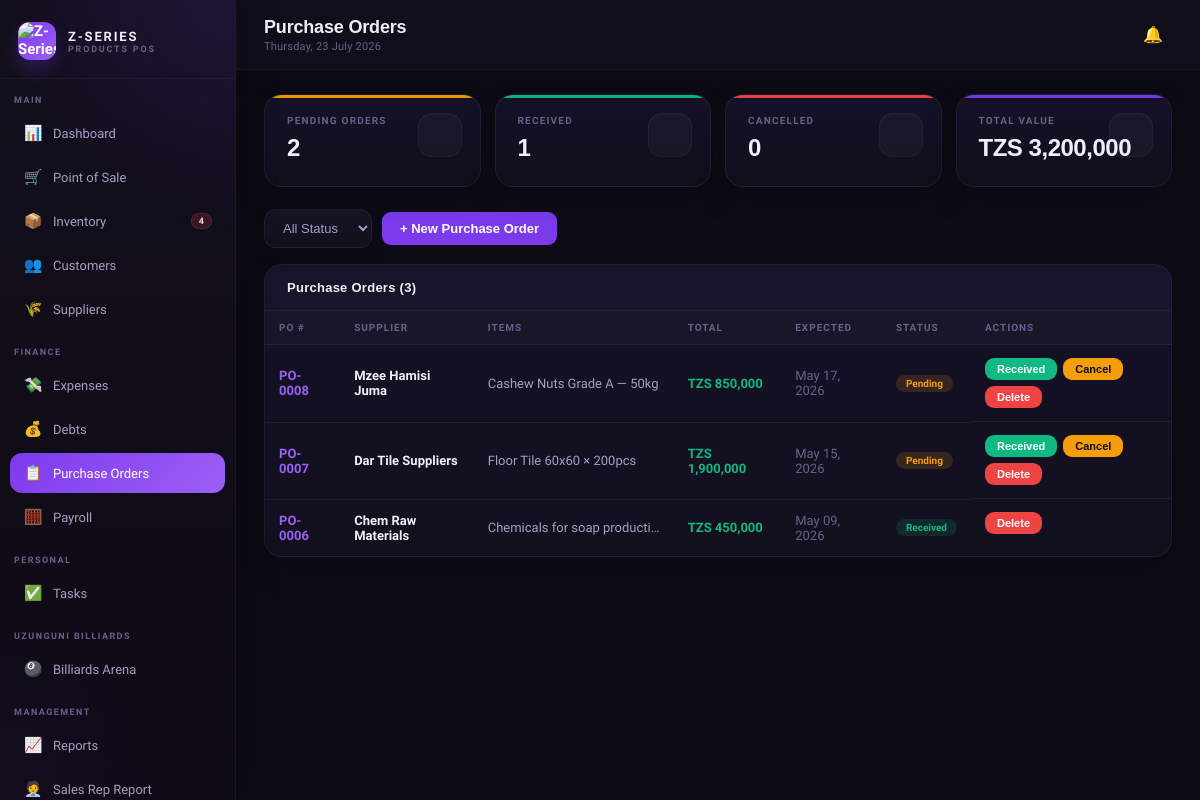
/purchase_orders.php (signed in), run on the app's committed database.
### tables this page shows
CREATE TABLE purchase_orders (
  id INT AUTO_INCREMENT PRIMARY KEY,
  po_number VARCHAR(20) UNIQUE NOT NULL,
  supplier_id INT,
  supplier_name VARCHAR(150),
  items TEXT,
  total_amount DECIMAL(12,2),
  payment_terms VARCHAR(100),
  order_date DATE,
  expected_date DATE,
  status ENUM('pending','received','cancelled') DEFAULT 'pending',
  notes TEXT,
  created_at TIMESTAMP DEFAULT CURRENT_TIMESTAMP,
  FOREIGN KEY (supplier_id) REFERENCES suppliers(id)
);

### config.php (called while the page is built, shortened)
<?php
function tzs($amount) {
    return 'TZS ' . number_format($amount, 0, '.', ',');
}
?>

### purchase_orders.php (the view, shortened to what this page needs)
<?php
require_once 'includes/header.php';
$status_f = $_GET['status']??'';
$allowed_statuses = ['pending','received','cancelled'];
if (!in_array($status_f, $allowed_statuses, true)) {
  $status_f = '';
}
if ($status_f) {
  $stmt = $conn->prepare("SELECT * FROM purchase_orders WHERE status = ? ORDER BY created_at DESC");
  $stmt->bind_param('s', $status_f);
  $stmt->execute();
  $pos = $stmt->get_result();
} else {
  $pos = $conn->query("SELECT * FROM purchase_orders ORDER BY created_at DESC");
}
$stats = $conn->query("SELECT SUM(status='pending') as pending, SUM(status='received') as received, SUM(status='cancelled') as cancelled, COALESCE(SUM(total_amount),0) as total_value FROM purchase_orders")->fetch_assoc();
?>
<div class="stats-grid">
  <div class="stat-card amber"><div class="stat-label">Pending Orders</div><div class="stat-value"><?=$stats['pending']?></div><div class="stat-icon"></div></div>
  <div class="stat-card green"><div class="stat-label">Received</div><div class="stat-value"><?=$stats['received']?></div><div class="stat-icon"></div></div>
  <div class="stat-card red"><div class="stat-label">Cancelled</div><div class="stat-value"><?=$stats['cancelled']?></div><div class="stat-icon"></div></div>
  <div class="stat-card purple"><div class="stat-label">Total Value</div><div class="stat-value"><?=tzs($stats['total_value'])?></div><div class="stat-icon"></div></div>
</div>
<form method="GET" style="display:contents"><div class="filter-bar">
  <select class="filter-select" name="status" onchange="this.form.submit()"><option value="">All Status</option></select>
  <button type="button" class="btn btn-primary" onclick="openModal('add-po-modal')">+ New Purchase Order</button>
</div></form>
<div class="card"><div class="card-header"><span class="card-title">Purchase Orders (<?=$pos->num_rows?>)</span></div>
<div class="table-wrap"><table><thead><tr><th>PO #</th><th>Supplier</th><th>Items</th><th>Total</th><th>Expected</th><th>Status</th><th>Actions</th></tr></thead>
<tbody><?php while($po=$pos->fetch_assoc()):?>
<tr><td class="text-purple"><?=htmlspecialchars($po['po_number'])?></td><td class="td-bold"><?=htmlspecialchars($po['supplier_name'])?></td>
<td style="max-width:200px;overflow:hidden;text-overflow:ellipsis;white-space:nowrap"><?=htmlspecialchars($po['items'])?></td>
<td class="text-success"><?=tzs($po['total_amount'])?></td>
<td class="text-muted"><?=$po['expected_date']?date('M d, Y',strtotime($po['expected_date'])):'—'?></td>
<td><span class="badge badge-<?=$po['status']==='received'?'success':($po['status']==='pending'?'warning':'danger')?>"><?=ucfirst($po['status'])?></span></td>
<td style="display:flex;gap:6px;align-items:center;flex-wrap:wrap">
  <?php if($po['status']==='pending'):?>
  <form method="POST" style="margin:0"><input type="hidden" name="action" value="receive"><?= csrfInput() ?><input type="hidden" name="id" value="<?=$po['id']?>">
  <button type="submit" class="btn btn-success btn-sm">Received</button></form>
  <form method="POST" style="margin:0" data-confirm="Cancel this purchase order?"><input type="hidden" name="action" value="cancel"><?= csrfInput() ?><input type="hidden" name="id" value="<?=$po['id']?>">
  <button type="submit" class="btn btn-warning btn-sm">Cancel</button></form>
  <?php endif;?>
  <form method="POST" style="margin:0" data-confirm="Delete purchase order <?=htmlspecialchars($po['po_number'], ENT_QUOTES)?>?">
  <button type="submit" class="btn btn-danger btn-sm">Delete</button></form>
</td></tr>
<?php endwhile; if($pos->num_rows===0):?><tr><td colspan="7" style="text-align:center;padding:30px;color:var(--text3)">No purchase orders found</td></tr><?php endif;?></tbody></table></div></div>
<?php
require_once 'includes/footer.php';
?>

### css/style.css (style rules this page uses)
* { margin:0;padding:0;box-sizing:border-box }
:root { --bg:#0D0B14;--bg2:#13101E;--bg3:#1A1628;--bg4:#211D35; --purple:#7C3AED;--purple2:#9D5FF5;--purple3:#5B21B6; --purple-glow:rgba(124,58,237,0.15);--purple-light:rgba(124,58,237,0.08); --text:#F1EEF9;--text2:#A89DC4;--text3:#6B5F8A; --border:rgba(124,58,237,0.18);--border2:rgba(255,255,255,0.06); --success:#10B981;--warning:#F59E0B;--danger:#EF4444;--info:#3B82F6; --card-bg:#16122A; }
body { font-family:'Satoshi',sans-serif;background:var(--bg);color:var(--text);min-height:100vh }
.stats-grid { display:grid;grid-template-columns:repeat(4,1fr);gap:14px;margin-bottom:22px }
.stat-card { background:linear-gradient(180deg,rgba(22,18,42,0.96),rgba(17,14,28,0.98));border:1px solid var(--border2);border-radius:18px;padding:20px 22px;position:relative;overflow:hidden;box-shadow:0 14px 30px rgba(0,0,0,0.18) }
.stat-card::before { content:'';position:absolute;top:0;left:0;right:0;height:3px;opacity:0.95 }
.stat-card.purple::before { background:var(--purple) }
.stat-card.green::before { background:var(--success) }
.stat-card.amber::before { background:var(--warning) }
.stat-card.red::before { background:var(--danger) }
.stat-label { font-size:10px;font-weight:700;color:var(--text3);text-transform:uppercase;letter-spacing:0.12em;margin-bottom:8px }
.stat-value { font-size:24px;font-weight:800;color:var(--text);font-family:'Syne',sans-serif;margin-bottom:4px;letter-spacing:-0.02em }
.stat-icon { position:absolute;right:18px;top:18px;width:44px;height:44px;border-radius:14px;display:flex;align-items:center;justify-content:center;font-size:20px;opacity:1;background:rgba(255,255,255,0.03);border:1px solid rgba(255,255,255,0.04);box-shadow:inset 0 1px 0 rgba(255,255,255,0.03) }
.card { background:linear-gradient(180deg,rgba(22,18,42,0.96),rgba(19,16,30,0.98));border:1px solid var(--border2);border-radius:18px;overflow:hidden;margin-bottom:16px;box-shadow:0 14px 30px rgba(0,0,0,0.16) }
.card-header { padding:15px 22px;border-bottom:1px solid var(--border2);display:flex;align-items:center;justify-content:space-between;background:rgba(255,255,255,0.01) }
.card-title { font-size:13px;font-weight:800;color:var(--text);font-family:'Syne',sans-serif;letter-spacing:0.02em }
.table-wrap { overflow-x:auto }
table { width:100%;border-collapse:collapse }
th { padding:11px 14px;text-align:left;font-size:10px;font-weight:800;color:var(--text3);text-transform:uppercase;letter-spacing:0.1em;border-bottom:1px solid var(--border2);background:rgba(255,255,255,0.02);white-space:nowrap }
td { padding:13px 14px;font-size:13px;color:var(--text2);border-bottom:1px solid var(--border2);vertical-align:middle }
tr:last-child td { border-bottom:none }
.td-bold { color:var(--text);font-weight:600 }
.badge { padding:3px 10px;border-radius:99px;font-size:10px;font-weight:700;display:inline-block;white-space:nowrap }
.badge-success { background:rgba(16,185,129,0.15);color:var(--success) }
.badge-warning { background:rgba(245,158,11,0.15);color:var(--warning) }
.text-purple { color:var(--purple2);font-weight:700 }
.text-success { color:var(--success);font-weight:700 }
.text-muted { color:var(--text3) }
.btn { padding:9px 18px;border-radius:9px;border:none;font-size:13px;font-weight:600;cursor:pointer;font-family:'DM Sans',sans-serif;transition:all 0.15s;text-decoration:none;display:inline-flex;align-items:center;gap:6px }
.btn-primary { background:var(--purple);color:white }
.btn-danger { background:var(--danger);color:white }
.btn-success { background:var(--success);color:white }
.btn-warning { background:var(--warning);color:var(--bg) }
.btn-sm { padding:5px 12px;font-size:11px }
.filter-bar { display:flex;gap:10px;margin-bottom:16px;align-items:center;flex-wrap:wrap }
.filter-select { padding:10px 14px;background:linear-gradient(180deg,rgba(26,22,40,0.92),rgba(19,16,30,0.98));border:1px solid var(--border2);border-radius:12px;color:var(--text2);font-size:13px;font-family:'DM Sans',sans-serif;outline:none;cursor:pointer;box-shadow:0 10px 22px rgba(0,0,0,0.08) }
.table-wrap td .btn, .table-wrap td form { display:inline-flex;align-items:center }
.table-wrap td form { margin-left:6px }
.table-wrap td form button { margin:0 }

### data on the page
purchase_orders: po_number "PO-0008", supplier_name "Mzee Hamisi Juma", items "Cashew Nuts Grade A — 50kg", total_amount "TZS 850,000", expected_date "May 17, 2026", status "Pending"
purchase_orders: po_number "PO-0007", supplier_name "Dar Tile Suppliers", items "Floor Tile 60x60 × 200pcs", total_amount "TZS 1,900,000", expected_date "May 15, 2026", status "Pending"
purchase_orders: po_number "PO-0006", supplier_name "Chem Raw Materials", items "Chemicals for soap producti…", total_amount "TZS 450,000", expected_date "May 09, 2026", status "Received"

### other printed values
$low_stock_count "4"
$page_title "Purchase Orders"
$stats['pending'] "2"
$stats['received'] "1"
$stats['cancelled'] "0"
tzs($stats['total_value']) "TZS 3,200,000"
$pos->num_rows "3"
